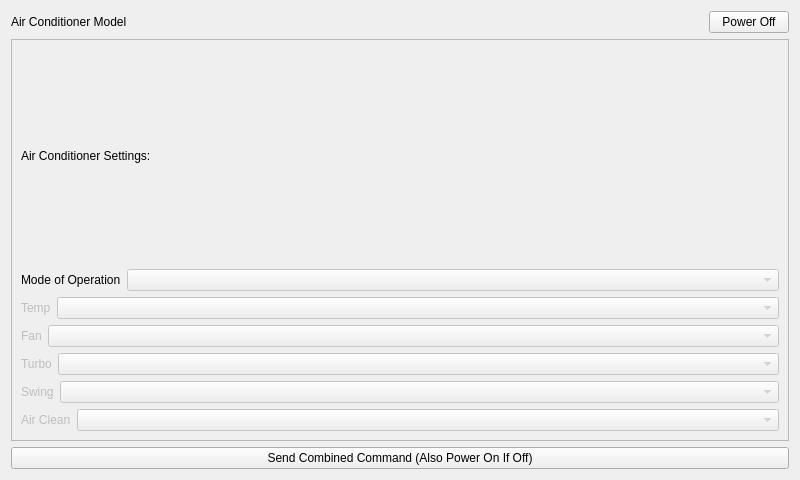
<?xml version="1.0" encoding="UTF-8"?>
<ui version="4.0">
 <class>PIRStatefulACForm</class>
 <widget class="QWidget" name="PIRStatefulACForm">
  <property name="geometry">
   <rect>
    <x>0</x>
    <y>0</y>
    <width>800</width>
    <height>480</height>
   </rect>
  </property>
  <property name="windowTitle">
   <string>Form</string>
  </property>
  <layout class="QVBoxLayout" name="verticalLayout_2">
   <item>
    <layout class="QHBoxLayout" name="horizontalLayout_2">
     <item>
      <widget class="QLabel" name="acModelLabel">
       <property name="text">
        <string>Air Conditioner Model</string>
       </property>
      </widget>
     </item>
     <item>
      <widget class="QPushButton" name="powerButton">
       <property name="sizePolicy">
        <sizepolicy hsizetype="Fixed" vsizetype="Fixed">
         <horstretch>0</horstretch>
         <verstretch>0</verstretch>
        </sizepolicy>
       </property>
       <property name="text">
        <string>Power Off</string>
       </property>
       <property name="icon">
        <iconset resource="../PierogiResources.qrc">
         <normaloff>:/icons/on-off_icon&amp;48.png</normaloff>:/icons/on-off_icon&amp;48.png</iconset>
       </property>
       <property name="iconSize">
        <size>
         <width>48</width>
         <height>48</height>
        </size>
       </property>
      </widget>
     </item>
    </layout>
   </item>
   <item>
    <widget class="QScrollArea" name="acScrollArea">
     <property name="widgetResizable">
      <bool>true</bool>
     </property>
     <widget class="QWidget" name="acScrollAreaWidgetContents">
      <property name="geometry">
       <rect>
        <x>0</x>
        <y>0</y>
        <width>774</width>
        <height>290</height>
       </rect>
      </property>
      <layout class="QVBoxLayout" name="verticalLayout">
       <item>
        <widget class="QLabel" name="acParamsLabel">
         <property name="text">
          <string>Air Conditioner Settings:</string>
         </property>
        </widget>
       </item>
       <item>
        <layout class="QHBoxLayout" name="horizontalLayout_4">
         <item>
          <widget class="QLabel" name="modeLabel">
           <property name="enabled">
            <bool>true</bool>
           </property>
           <property name="sizePolicy">
            <sizepolicy hsizetype="Fixed" vsizetype="Preferred">
             <horstretch>0</horstretch>
             <verstretch>0</verstretch>
            </sizepolicy>
           </property>
           <property name="text">
            <string>Mode of Operation</string>
           </property>
          </widget>
         </item>
         <item>
          <widget class="QComboBox" name="modeComboBox">
           <property name="enabled">
            <bool>false</bool>
           </property>
          </widget>
         </item>
        </layout>
       </item>
       <item>
        <layout class="QHBoxLayout" name="horizontalLayout">
         <item>
          <widget class="QLabel" name="tempLabel">
           <property name="enabled">
            <bool>false</bool>
           </property>
           <property name="sizePolicy">
            <sizepolicy hsizetype="Fixed" vsizetype="Preferred">
             <horstretch>0</horstretch>
             <verstretch>0</verstretch>
            </sizepolicy>
           </property>
           <property name="text">
            <string>Temp</string>
           </property>
          </widget>
         </item>
         <item>
          <widget class="QComboBox" name="tempComboBox">
           <property name="enabled">
            <bool>false</bool>
           </property>
          </widget>
         </item>
        </layout>
       </item>
       <item>
        <layout class="QHBoxLayout" name="horizontalLayout_3">
         <item>
          <widget class="QLabel" name="fanLabel">
           <property name="enabled">
            <bool>false</bool>
           </property>
           <property name="sizePolicy">
            <sizepolicy hsizetype="Fixed" vsizetype="Preferred">
             <horstretch>0</horstretch>
             <verstretch>0</verstretch>
            </sizepolicy>
           </property>
           <property name="text">
            <string>Fan</string>
           </property>
          </widget>
         </item>
         <item>
          <widget class="QComboBox" name="fanComboBox">
           <property name="enabled">
            <bool>false</bool>
           </property>
          </widget>
         </item>
        </layout>
       </item>
       <item>
        <layout class="QHBoxLayout" name="horizontalLayout_6">
         <item>
          <widget class="QLabel" name="turboLabel">
           <property name="enabled">
            <bool>false</bool>
           </property>
           <property name="sizePolicy">
            <sizepolicy hsizetype="Fixed" vsizetype="Preferred">
             <horstretch>0</horstretch>
             <verstretch>0</verstretch>
            </sizepolicy>
           </property>
           <property name="text">
            <string>Turbo</string>
           </property>
          </widget>
         </item>
         <item>
          <widget class="QComboBox" name="turboComboBox">
           <property name="enabled">
            <bool>false</bool>
           </property>
          </widget>
         </item>
        </layout>
       </item>
       <item>
        <layout class="QHBoxLayout" name="horizontalLayout_5">
         <item>
          <widget class="QLabel" name="swingLabel">
           <property name="enabled">
            <bool>false</bool>
           </property>
           <property name="sizePolicy">
            <sizepolicy hsizetype="Fixed" vsizetype="Preferred">
             <horstretch>0</horstretch>
             <verstretch>0</verstretch>
            </sizepolicy>
           </property>
           <property name="text">
            <string>Swing</string>
           </property>
          </widget>
         </item>
         <item>
          <widget class="QComboBox" name="swingComboBox">
           <property name="enabled">
            <bool>false</bool>
           </property>
          </widget>
         </item>
        </layout>
       </item>
       <item>
        <layout class="QHBoxLayout" name="horizontalLayout_7">
         <item>
          <widget class="QLabel" name="airCleanLabel">
           <property name="enabled">
            <bool>false</bool>
           </property>
           <property name="sizePolicy">
            <sizepolicy hsizetype="Fixed" vsizetype="Preferred">
             <horstretch>0</horstretch>
             <verstretch>0</verstretch>
            </sizepolicy>
           </property>
           <property name="text">
            <string>Air Clean</string>
           </property>
          </widget>
         </item>
         <item>
          <widget class="QComboBox" name="airCleanComboBox">
           <property name="enabled">
            <bool>false</bool>
           </property>
          </widget>
         </item>
        </layout>
       </item>
      </layout>
     </widget>
    </widget>
   </item>
   <item>
    <widget class="QPushButton" name="sendButton">
     <property name="enabled">
      <bool>true</bool>
     </property>
     <property name="text">
      <string>Send Combined Command (Also Power On If Off)</string>
     </property>
     <property name="icon">
      <iconset resource="../PierogiResources.qrc">
       <normaloff>:/icons/blue_square.png</normaloff>:/icons/blue_square.png</iconset>
     </property>
     <property name="iconSize">
      <size>
       <width>48</width>
       <height>48</height>
      </size>
     </property>
    </widget>
   </item>
  </layout>
 </widget>
 <resources>
  <include location="../PierogiResources.qrc"/>
 </resources>
 <connections>
  <connection>
   <sender>PIRStatefulACForm</sender>
   <signal>sendCommandEnabled(bool)</signal>
   <receiver>sendButton</receiver>
   <slot>setEnabled(bool)</slot>
   <hints>
    <hint type="sourcelabel">
     <x>399</x>
     <y>239</y>
    </hint>
    <hint type="destinationlabel">
     <x>532</x>
     <y>456</y>
    </hint>
   </hints>
  </connection>
  <connection>
   <sender>PIRStatefulACForm</sender>
   <signal>airCleanComboBoxEnabled(bool)</signal>
   <receiver>airCleanComboBox</receiver>
   <slot>setEnabled(bool)</slot>
   <hints>
    <hint type="sourcelabel">
     <x>399</x>
     <y>239</y>
    </hint>
    <hint type="destinationlabel">
     <x>169</x>
     <y>454</y>
    </hint>
   </hints>
  </connection>
  <connection>
   <sender>PIRStatefulACForm</sender>
   <signal>modeComboBoxEnabled(bool)</signal>
   <receiver>modeComboBox</receiver>
   <slot>setEnabled(bool)</slot>
   <hints>
    <hint type="sourcelabel">
     <x>399</x>
     <y>239</y>
    </hint>
    <hint type="destinationlabel">
     <x>157</x>
     <y>325</y>
    </hint>
   </hints>
  </connection>
  <connection>
   <sender>PIRStatefulACForm</sender>
   <signal>swingComboBoxEnabled(bool)</signal>
   <receiver>swingComboBox</receiver>
   <slot>setEnabled(bool)</slot>
   <hints>
    <hint type="sourcelabel">
     <x>399</x>
     <y>239</y>
    </hint>
    <hint type="destinationlabel">
     <x>423</x>
     <y>325</y>
    </hint>
   </hints>
  </connection>
  <connection>
   <sender>PIRStatefulACForm</sender>
   <signal>tempComboBoxEnabled(bool)</signal>
   <receiver>tempComboBox</receiver>
   <slot>setEnabled(bool)</slot>
   <hints>
    <hint type="sourcelabel">
     <x>399</x>
     <y>239</y>
    </hint>
    <hint type="destinationlabel">
     <x>423</x>
     <y>112</y>
    </hint>
   </hints>
  </connection>
  <connection>
   <sender>PIRStatefulACForm</sender>
   <signal>turboComboBoxEnabled(bool)</signal>
   <receiver>turboComboBox</receiver>
   <slot>setEnabled(bool)</slot>
   <hints>
    <hint type="sourcelabel">
     <x>399</x>
     <y>239</y>
    </hint>
    <hint type="destinationlabel">
     <x>684</x>
     <y>325</y>
    </hint>
   </hints>
  </connection>
  <connection>
   <sender>PIRStatefulACForm</sender>
   <signal>fanComboBoxEnabled(bool)</signal>
   <receiver>fanComboBox</receiver>
   <slot>setEnabled(bool)</slot>
   <hints>
    <hint type="sourcelabel">
     <x>399</x>
     <y>239</y>
    </hint>
    <hint type="destinationlabel">
     <x>676</x>
     <y>112</y>
    </hint>
   </hints>
  </connection>
 </connections>
 <slots>
  <signal>sendCommandEnabled(bool)</signal>
  <signal>powerComboBoxEnabled(bool)</signal>
  <signal>tempComboBoxEnabled(bool)</signal>
  <signal>modeComboBoxEnabled(bool)</signal>
  <signal>swingComboBoxEnabled(bool)</signal>
  <signal>turboComboBoxEnabled(bool)</signal>
  <signal>airCleanComboBoxEnabled(bool)</signal>
  <signal>fanComboBoxEnabled(bool)</signal>
 </slots>
</ui>
